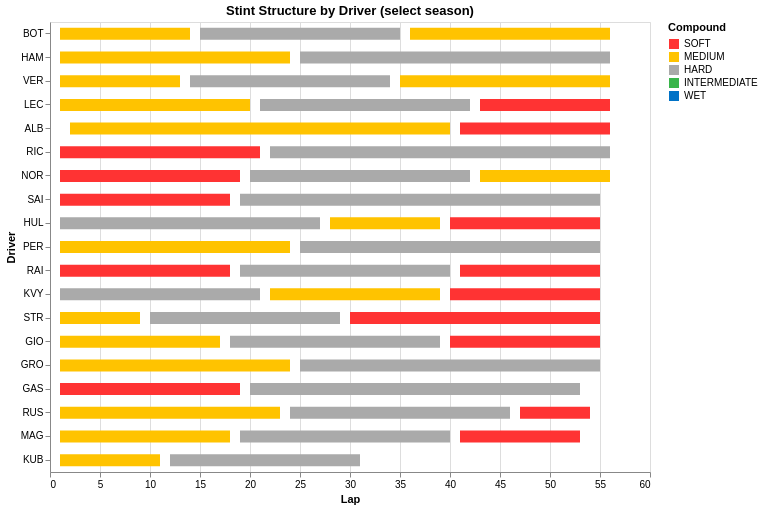

The cell this chart's notebook holds for it:
### Markdown cell above
---
## 3 — Stint Structure: Compound Usage Across the Race (Interactive)

This Gantt-style chart shows every stint for every driver in a selected year, encoding compound by color and stint duration by bar length. Use the dropdown under the chart to switch between seasons.

### Code cell
year_dropdown = alt.binding_select(
    options=sorted(strategy_raw["year"].unique().tolist()),
    name="Season: "
)
year_select = alt.selection_point(
    fields=["year"],
    bind=year_dropdown,
    value=sorted(strategy_raw["year"].unique().tolist())[0]
)

# Sort drivers by finish position within each year
stint_data = strategy_raw.merge(
    driver_races[["year", "driver", "finish_position"]],
    on=["year", "driver"],
    how="left",
    suffixes=("", "_race")
)

alt.Chart(stint_data).mark_bar(height=12).encode(
    x=alt.X("stint_start_lap:Q", title="Lap"),
    x2="stint_end_lap:Q",
    y=alt.Y("driver:N", title="Driver",
            sort=alt.EncodingSortField(field="finish_position", op="min")),
    color=alt.Color("compound:N", title="Compound", scale=compound_scale),
    tooltip=["driver", "team", "compound", "stint_start_lap", "stint_end_lap", "stint_length"]
).add_params(
    year_select
).transform_filter(
    year_select
).properties(
    title="Stint Structure by Driver (select season)",
    width=600,
    height=450
)

### Figure 1 — Vega-Lite specification as saved in the notebook (floating-point values rounded to 4 significant figures; data arrays with more than 128 entries replaced by an {"elided": "..."} marker saying what was removed)
{"config": {"view": {"continuousWidth": 300, "continuousHeight": 300}}, "data": {"name": "data-b7513eab1bc3501580a30d611c6ab450"}, "mark": {"type": "bar", "height": 12}, "encoding": {"color": {"field": "compound", "scale": {"domain": ["SOFT", "MEDIUM", "HARD", "INTERMEDIATE", "WET"], "range": ["#FF3333", "#FFC300", "#AAAAAA", "#39B54A", "#0072C6"]}, "title": "Compound", "type": "nominal"}, "tooltip": [{"field": "driver", "type": "nominal"}, {"field": "team", "type": "nominal"}, {"field": "compound", "type": "nominal"}, {"field": "stint_start_lap", "type": "quantitative"}, {"field": "stint_end_lap", "type": "quantitative"}, {"field": "stint_length", "type": "quantitative"}], "x": {"field": "stint_start_lap", "title": "Lap", "type": "quantitative"}, "x2": {"field": "stint_end_lap"}, "y": {"field": "driver", "sort": {"field": "finish_position", "op": "min"}, "title": "Driver", "type": "nominal"}}, "height": 450, "params": [{"name": "param_1", "select": {"type": "point", "fields": ["year"]}, "bind": {"input": "select", "options": ["2019", "2021", "2022", "2023", "2024", "2025"], "name": "Season: "}, "value": "2019"}], "title": "Stint Structure by Driver (select season)", "transform": [{"filter": {"param": "param_1"}}], "width": 600, "$schema": "https://vega.github.io/schema/vega-lite/v5.20.1.json", "datasets": {"data-b7513eab1bc3501580a30d611c6ab450": {"elided": "261 records"}}}
